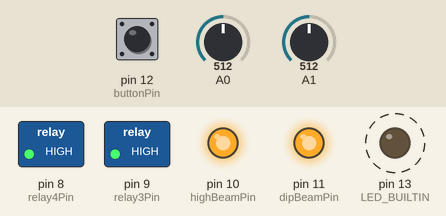
Simulated run of this sketch. Board: Arduino Nano, built with avr-gcc and run on an emulated ATmega328P. Shown: switched loads named in the sketch (green lamp = pin HIGH), output pins drawn as LEDs (lit = HIGH). Dashed ring = blinking. The inputs (shaded band) are chosen by the test bench; at power-on: pin 12 (buttonPin) HIGH, A0 = 512, A1 = 512. What the sketch prints to the serial monitor is not drawn.

Above: at 1.2 s.
1.3 s: pin 12 (buttonPin) pulled LOW for 0.15 s
At 2.8 s:
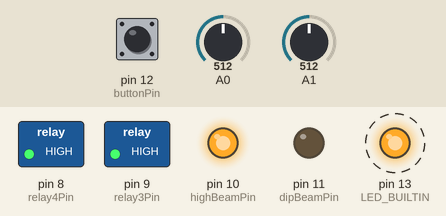
4.4 s: pin 12 (buttonPin) pulled LOW for 1 s
At 6.8 s:
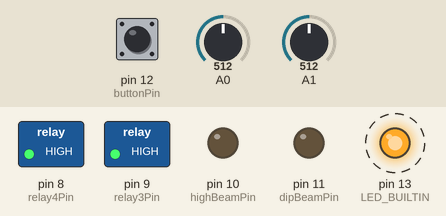
14.4 s: pin 12 (buttonPin) pulled LOW for 3.2 s
At 18.5 s:
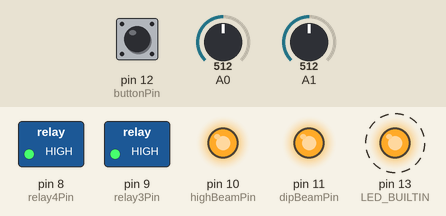
Timing chart, 0 to 24.6 s (numbered marks = the images above; inputs shaded):
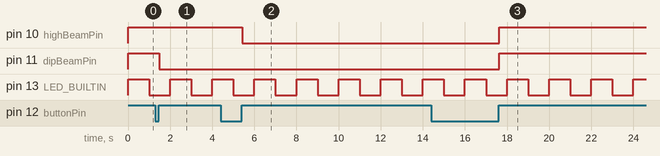

Measured:
- after the input at 1.3 s, pin 11 (dipBeamPin): HIGH → LOW after 0.17 s
- after the input at 4.4 s, pin 10 (highBeamPin): HIGH → LOW after 1.0 s
- after the input at 14.4 s, pin 10 (highBeamPin), pin 11 (dipBeamPin): LOW → HIGH after 3.2 s
- by itself, pin 13 (LED_BUILTIN): alternates HIGH for 1.0 s and LOW for 1.0 s

The sketch:

hoverserial.ino
```cpp
#include <movingAvg.h>


// *******************************************************************
//  Arduino Nano 5V example code
//  for   https://github.com/EmanuelFeru/hoverboard-firmware-hack-FOC
//
//  Copyright (C) 2019-2020 Emanuel FERU <aerdronix@gmail.com>
//
// *******************************************************************
// INFO:
// • This sketch uses the the Serial Software interface to communicate and send commands to the hoverboard
// • The built-in (HW) Serial interface is used for debugging and visualization. In case the debugging is not needed,
//   it is recommended to use the built-in Serial interface for full speed perfomace.
// • The data packaging includes a Start Frame, checksum, and re-syncronization capability for reliable communication
//
// The code starts with zero speed and moves towards +
//
// CONFIGURATION on the hoverboard side in config.h:
// • Option 1: Serial on Right Sensor cable (short wired cable) - recommended, since the USART3 pins are 5V tolerant.
//   #define CONTROL_SERIAL_USART3
//   #define FEEDBACK_SERIAL_USART3
//   // #define DEBUG_SERIAL_USART3
// • Option 2: Serial on Left Sensor cable (long wired cable) - use only with 3.3V devices! The USART2 pins are not 5V tolerant!
//   #define CONTROL_SERIAL_USART2
//   #define FEEDBACK_SERIAL_USART2
//   // #define DEBUG_SERIAL_USART2
// *******************************************************************

// ########################## DEFINES ##########################
#define HOVER_SERIAL_BAUD   115200      // [-] Baud rate for HoverSerial (used to communicate with the hoverboard)
#define SERIAL_BAUD         115200      // [-] Baud rate for built-in Serial (used for the Serial Monitor)
#define START_FRAME         0xABCD     	// [-] Start frme definition for reliable serial communication
#define TIME_SEND           100         // [ms] Sending time interval
#define SPEED_MAX_TEST      200         // [-] Maximum speed for testing
#define SPEED_STEP          20          // [-] Speed step
#define DEBUG_RX                        // [-] Debug received data. Prints all bytes to serial (comment-out to disable)

#include <SoftwareSerial.h>
SoftwareSerial HoverSerial(2,3);        // RX, TX

movingAvg steerAvg(15);
movingAvg speedAvg(15);
int8_t direction = 0;
uint8_t buttonPin = 12;
uint8_t dipBeamPin = 11;
uint8_t highBeamPin = 10;
uint8_t relay3Pin = 9;
uint8_t relay4Pin = 8;
bool buttonPressed = false;
uint32_t buttonPressedMillis = 0;
uint8_t headlightMode = 0; //0 - off, 1 - dip, 2 - main

// Global variables
uint8_t idx = 0;                        // Index for new data pointer
uint16_t bufStartFrame;                 // Buffer Start Frame
byte *p;                                // Pointer declaration for the new received data
byte incomingByte;
byte incomingBytePrev;

typedef struct{
   uint16_t start;
   int16_t  steer;
   int16_t  speed;
   uint16_t checksum;
} SerialCommand;
SerialCommand Command;

typedef struct{
   uint16_t start;
   int16_t  cmd1;
   int16_t  cmd2;
   int16_t  speedR_meas;
   int16_t  speedL_meas;
   int16_t  batVoltage;
   int16_t  boardTemp;
   uint16_t cmdLed;
   uint16_t checksum;
} SerialFeedback;
SerialFeedback Feedback;
SerialFeedback NewFeedback;

// ########################## SETUP ##########################
void setup()
{
  steerAvg.begin();
  speedAvg.begin();
  Serial.begin(SERIAL_BAUD);
  Serial.println("Hoverboard Serial v1.0");

  HoverSerial.begin(HOVER_SERIAL_BAUD);
  pinMode(LED_BUILTIN, OUTPUT);
  pinMode(buttonPin, INPUT_PULLUP);
  pinMode(dipBeamPin, OUTPUT);
  digitalWrite(dipBeamPin, HIGH);
  pinMode(highBeamPin, OUTPUT);
  digitalWrite(highBeamPin, HIGH);
  pinMode(relay3Pin, OUTPUT);
  digitalWrite(relay3Pin, HIGH);
  pinMode(relay4Pin, OUTPUT);
  digitalWrite(relay4Pin, HIGH);
}

// ########################## SEND ##########################
void Send(int16_t uSteer, int16_t uSpeed)
{
  // Create command
  Command.start    = (uint16_t)START_FRAME;
  Command.steer    = (int16_t)uSteer;
  Command.speed    = (int16_t)uSpeed;
  Command.checksum = (uint16_t)(Command.start ^ Command.steer ^ Command.speed);

  // Write to Serial
  HoverSerial.write((uint8_t *) &Command, sizeof(Command));
}

// ########################## RECEIVE ##########################
void Receive()
{
    // Check for new data availability in the Serial buffer
    if (HoverSerial.available()) {
        incomingByte 	  = HoverSerial.read();                                   // Read the incoming byte
        bufStartFrame	= ((uint16_t)(incomingByte) << 8) | incomingBytePrev;       // Construct the start frame
    }
    else {
        return;
    }

  // If DEBUG_RX is defined print all incoming bytes
  #ifdef DEBUG_RX
        Serial.print(incomingByte);
        return;
    #endif

    // Copy received data
    if (bufStartFrame == START_FRAME) {	                    // Initialize if new data is detected
        p       = (byte *)&NewFeedback;
        *p++    = incomingBytePrev;
        *p++    = incomingByte;
        idx     = 2;
    } else if (idx >= 2 && idx < sizeof(SerialFeedback)) {  // Save the new received data
        *p++    = incomingByte;
        idx++;
    }

    // Check if we reached the end of the package
    if (idx == sizeof(SerialFeedback)) {
        uint16_t checksum;
        checksum = (uint16_t)(NewFeedback.start ^ NewFeedback.cmd1 ^ NewFeedback.cmd2 ^ NewFeedback.speedR_meas ^ NewFeedback.speedL_meas
                            ^ NewFeedback.batVoltage ^ NewFeedback.boardTemp ^ NewFeedback.cmdLed);

        // Check validity of the new data
        if (NewFeedback.start == START_FRAME && checksum == NewFeedback.checksum) {
            // Copy the new data
            memcpy(&Feedback, &NewFeedback, sizeof(SerialFeedback));

            // Print data to built-in Serial
            Serial.print("1: ");   Serial.print(Feedback.cmd1);
            Serial.print(" 2: ");  Serial.print(Feedback.cmd2);
            Serial.print(" 3: ");  Serial.print(Feedback.speedR_meas);
            Serial.print(" 4: ");  Serial.print(Feedback.speedL_meas);
            Serial.print(" 5: ");  Serial.print(Feedback.batVoltage);
            Serial.print(" 6: ");  Serial.print(Feedback.boardTemp);
            Serial.print(" 7: ");  Serial.println(Feedback.cmdLed);
        } else {
          Serial.println("Non-valid data skipped");
        }
        idx = 0;    // Reset the index (it prevents to enter in this if condition in the next cycle)
    }

    // Update previous states
    incomingBytePrev = incomingByte;
}

// ########################## LOOP ##########################

unsigned long iTimeSend = 0;
int iTest = 0;
int iStep = SPEED_STEP;

uint16_t speedPotValue = 0;
int16_t speedValue = 0;

uint16_t steerPotValue = 0;
int16_t steerValue = 0;

void loop(void)
{
  speedPotValue = speedAvg.reading(analogRead(A0));
  steerPotValue = steerAvg.reading(analogRead(A1));

  if(speedPotValue > 526) direction = 1;
  if(speedPotValue < 500) direction = -1;

  if(direction == 1) {
    speedValue = map(speedPotValue, 526, 1023, 0, -1000);
  }

  if(direction == -1) {
    speedValue = map(speedPotValue, 500, 0, 0, 500);
  }

  if(speedPotValue > 526 || speedPotValue < 500) {
    //speedValue = map(speedPotValue, 0, 1023, 500, -500);
  } else {
    speedValue = 0;
    direction = 0;
  }

  if(steerPotValue > 526 || steerPotValue < 500) {
    steerValue = map(steerPotValue, 0, 1023, 800, -800);
  } else {
    steerValue = 0;
  }
  Serial.print("Speed value: "); Serial.print(speedValue, DEC); Serial.print(", Steer value: "); Serial.print(steerValue, DEC); Serial.print(", Direction: "); Serial.println(direction, DEC);

  unsigned long timeNow = millis();

  // Check for new received data
  Receive();

  Send(steerValue, speedValue);

  // Blink the LED
  digitalWrite(LED_BUILTIN, (timeNow%2000)<1000);
  delay(1);

  if(digitalRead(buttonPin) == LOW) {
    buttonPressed = true;
    buttonPressedMillis = millis();
  }

  if(digitalRead(buttonPin) == HIGH && buttonPressed && millis() > buttonPressedMillis + 20) {
    buttonPressed = false;
    if(headlightMode == 0) {
      headlightMode = 1;
      digitalWrite(dipBeamPin, LOW);
    } else if(headlightMode == 1) {
      headlightMode = 2;
      digitalWrite(highBeamPin, LOW);
    } else if(headlightMode == 2) {
      headlightMode = 0;
      digitalWrite(highBeamPin, HIGH);
      digitalWrite(dipBeamPin, HIGH);
    }
  }
}

// ########################## END ##########################
```
